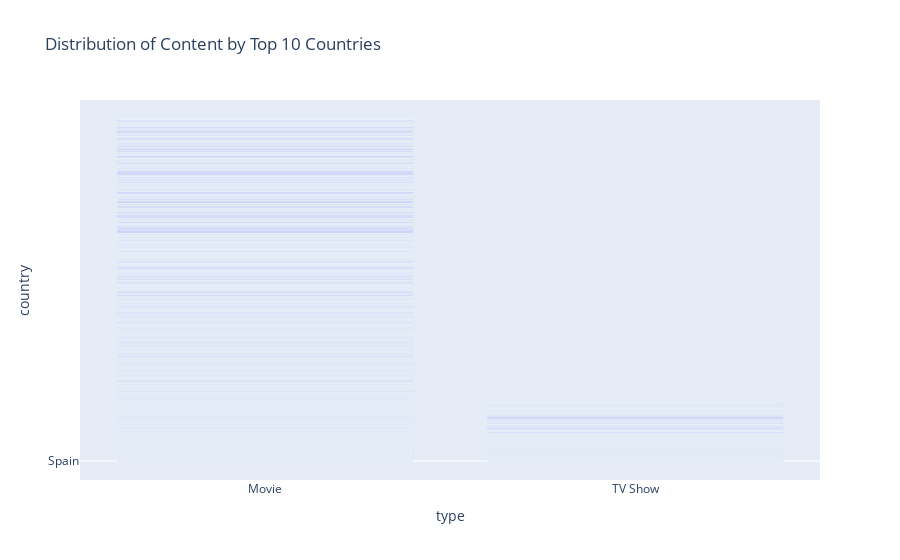

The notebook cell this image was saved under:
### Markdown cell above
### Que 4: Create an interactive bar chart that displays the distribution of content by Top 10 countries.

### Code cell
# Filter out top 10 countries based on number of content available
filtered_df = merged_imdb_netflix_df.dropna(subset=["type", "country"])

top_10_countries = filtered_df["country"].value_counts().nlargest(10)

# Create horizontal bar chart using seaborn
plt.figure(figsize=(12,6))
sns.barplot(x=top_10_countries.values, y=top_10_countries.index)

# Add interactivity to chart using Plotly
fig = px.bar(merged_imdb_netflix_df, x="type", y="country", title="Distribution of Content by Top 10 Countries")
fig.show()

### Figure 1 — Plotly figure (JSON) as saved in the notebook; plotly's stock layout.template omitted (floating-point values rounded to 4 significant figures; data arrays with more than 128 entries replaced by an {"elided": "..."} marker saying what was removed)
{"data": [{"alignmentgroup": "True", "hovertemplate": "type=%{x}<br>country=%{y}<extra></extra>", "legendgroup": "", "marker": {"color": "#636efa", "pattern": {"shape": ""}}, "name": "", "offsetgroup": "", "orientation": "v", "showlegend": false, "textposition": "auto", "type": "bar", "x": {"elided": "10113 str values"}, "xaxis": "x", "y": {"elided": "10113 str values"}, "yaxis": "y"}], "layout": {"barmode": "relative", "legend": {"tracegroupgap": 0}, "title": {"text": "Distribution of Content by Top 10 Countries"}, "xaxis": {"anchor": "y", "domain": [0, 1], "title": {"text": "type"}}, "yaxis": {"anchor": "x", "domain": [0, 1], "title": {"text": "country"}}}}
